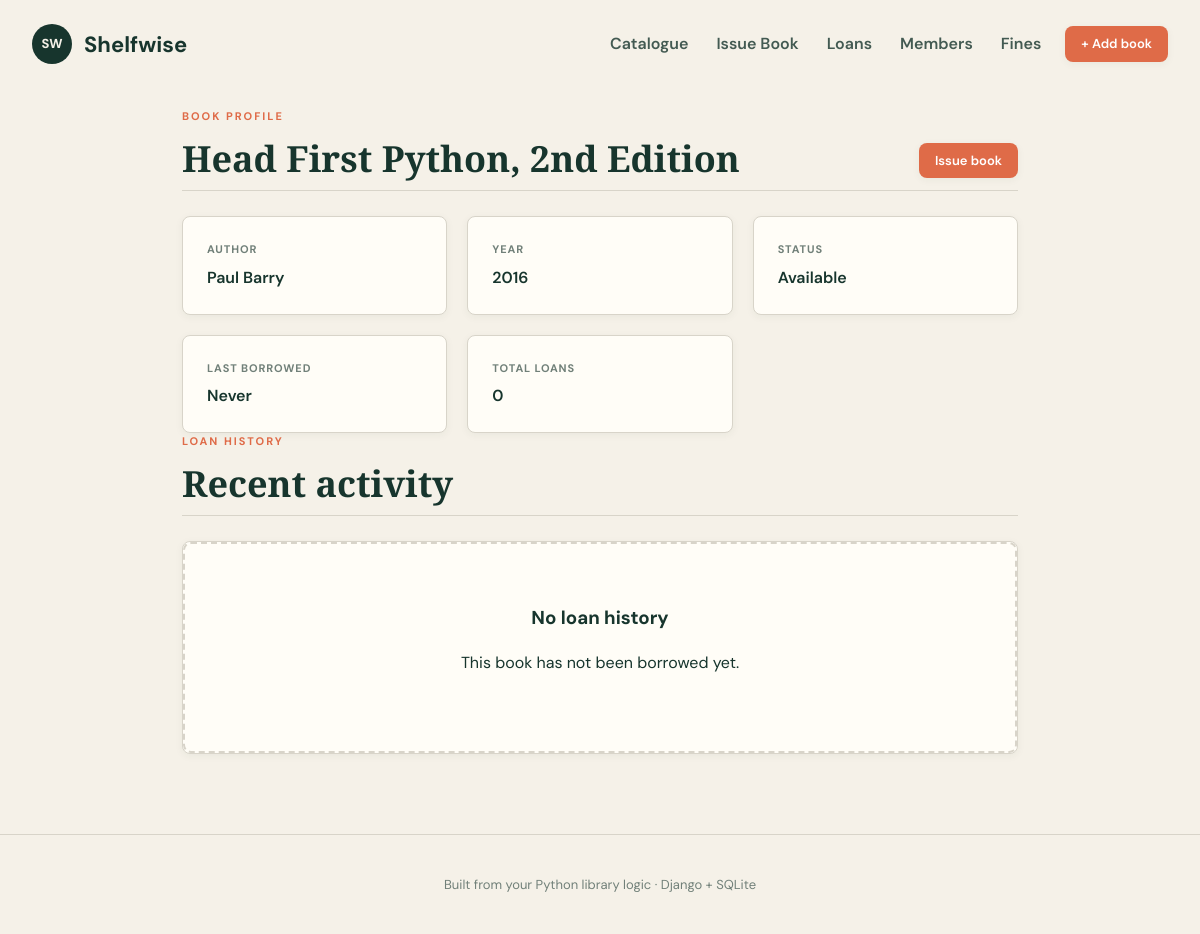
The app's page /books/5/, older data.
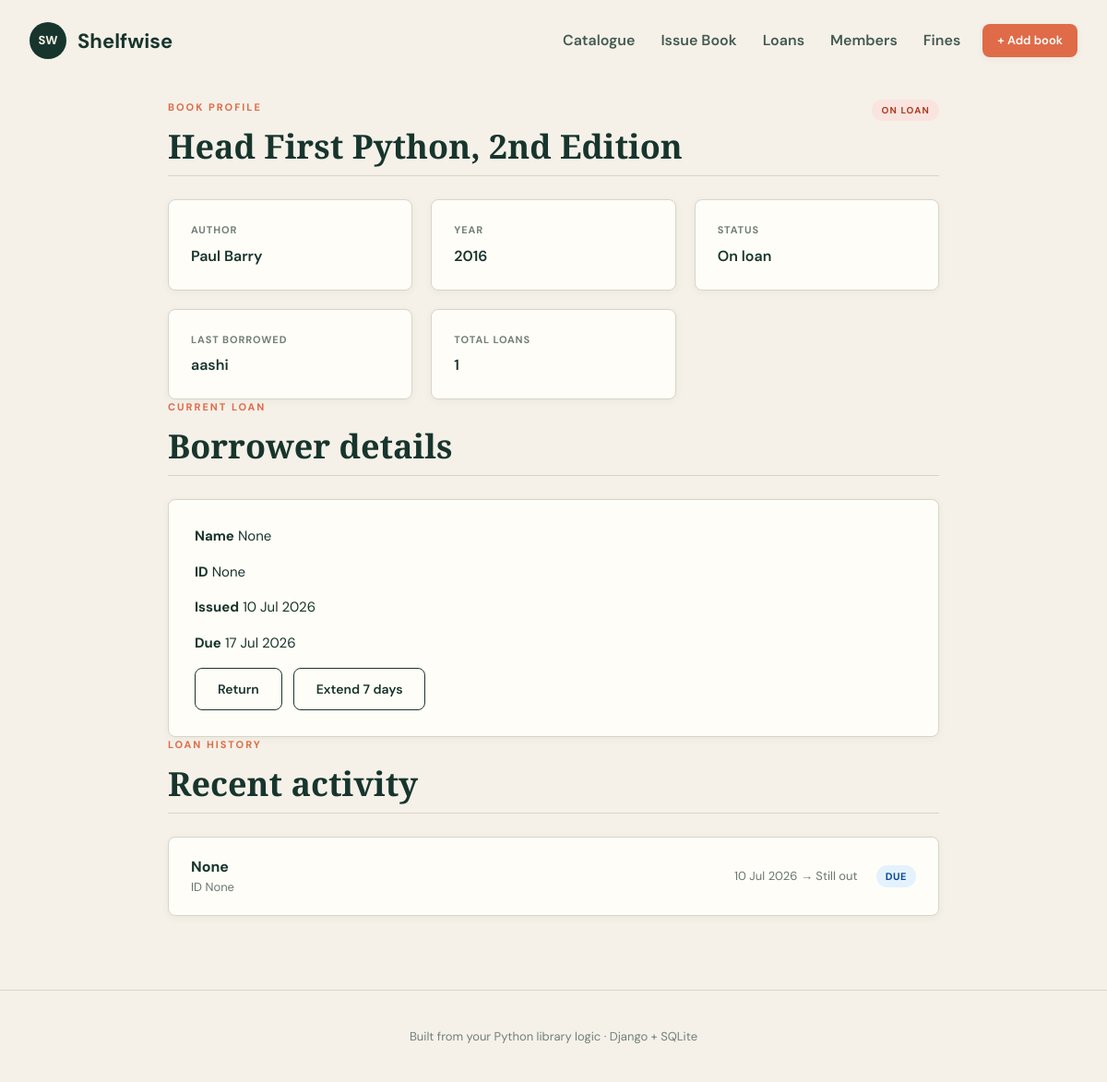
The same page, newer data.
### library/models.py (models this page shows, shortened)
class Book(models.Model):
    CATEGORY_CHOICES = [
        ("Python", "Python"),
        ("Java", "Java"),
        ("C++", "C++"),
        ("Data Science", "Data Science"),
        ("General", "General"),
    ]
    title = models.CharField(max_length=250, unique=True)
    author = models.CharField(max_length=250)
    year = models.PositiveIntegerField(blank=True, null=True)
    category = models.CharField(max_length=100, choices=CATEGORY_CHOICES, default="General")
    class Meta:
        ordering = ["title"]
    @property
    def current_loan(self):
        return self.loans.filter(returned_at__isnull=True).first()
    @property
    def last_borrower(self):
        last_loan = self.loans.order_by("-issued_at").first()
        if last_loan:
            return last_loan.member.name if last_loan.member else last_loan.borrower_name
        return None

class Loan(models.Model):
    book = models.ForeignKey(Book, related_name="loans", on_delete=models.PROTECT)
    member = models.ForeignKey(Member, related_name="loans", on_delete=models.PROTECT, null=True, blank=True)
    borrower_name = models.CharField(max_length=120, blank=True, null=True)
    borrower_id = models.CharField(max_length=50, blank=True, null=True)
    issued_at = models.DateTimeField(default=timezone.now)
    due_date = models.DateField()
    returned_at = models.DateTimeField(blank=True, null=True)
    fine_amount = models.DecimalField(max_digits=6, decimal_places=2, default=0.00)
    fine_paid = models.BooleanField(default=False)
    class Meta:
        ordering = ["-issued_at"]
    @property
    def is_overdue(self):
        return self.returned_at is None and self.due_date < timezone.localdate()
    @property
    def status(self):
        if self.returned_at:
            return "Returned"
        if self.is_overdue:
            return "Overdue"
        return "Due"

class Member(models.Model):
    member_id = models.CharField(max_length=50, unique=True)
    name = models.CharField(max_length=120)
    email = models.EmailField(blank=True, null=True)
    joined_at = models.DateField(default=timezone.localdate)
    class Meta:
        ordering = ["name"]

### library/views.py (the view)
# urls.py: path("books/<int:pk>/", views.book_detail, name="book_detail"),
def book_detail(request, pk):
    book = get_object_or_404(Book, pk=pk)
    current_loan = book.current_loan
    history = book.loans.select_related("book").order_by("-issued_at")[:8]
    return render(request, "library/book_detail.html", {
        "book": book,
        "current_loan": current_loan,
        "history": history,
    })

### templates/library/book_detail.html (shortened to what this page needs)
{% extends "base.html" %}
{% block content %}
<section class="book-detail">
  <div class="section-heading">
    <div><p class="eyebrow">BOOK PROFILE</p><h2>{{ book.title }}</h2></div>
    {% if book.current_loan %}
      <span class="status unavailable">On loan</span>
    {% else %}
      <a class="button button-small" href="{% url 'issue_book' book.pk %}">Issue book</a>
    {% endif %}
  </div>
  <div class="book-meta">
    <div>
      <p><strong>Author</strong></p>
      <p>{{ book.author }}</p>
    </div>
    <div>
      <p><strong>Year</strong></p>
      <p>{{ book.year|default:"Unknown" }}</p>
    </div>
    <div>
      <p><strong>Status</strong></p>
      <p>{% if book.current_loan %}On loan{% else %}Available{% endif %}</p>
    </div>
    <div>
      <p><strong>Last borrowed</strong></p>
      <p>{{ book.last_borrower|default:"Never" }}</p>
    </div>
    <div>
      <p><strong>Total loans</strong></p>
      <p>{{ book.loans.count }}</p>
    </div>
  </div>
  {% if book.current_loan %}
  <section class="current-loan">
    <div class="section-heading"><div><p class="eyebrow">CURRENT LOAN</p><h2>Borrower details</h2></div></div>
    <div class="loan-card">
      <p><strong>Name</strong> {{ book.current_loan.borrower_name }}</p>
      <p><strong>ID</strong> {{ book.current_loan.borrower_id }}</p>
      <p><strong>Issued</strong> {{ book.current_loan.issued_at|date:"d M Y" }}</p>
      <p><strong>Due</strong> <span class="{% if book.current_loan.is_overdue %}overdue{% endif %}">{{ book.current_loan.due_date|date:"d M Y" }}</span></p>
      <div class="loan-actions">
        <form method="post" action="{% url 'return_book' book.current_loan.pk %}">{% csrf_token %}<button class="button secondary" type="submit">Return</button></form>
        {% if not book.current_loan.is_overdue %}
        <form method="post" action="{% url 'extend_loan' book.current_loan.pk %}">{% csrf_token %}<button class="button secondary" type="submit">Extend 7 days</button></form>
        {% endif %}
      </div>
    </div>
  </section>
  {% endif %}
  <section class="history">
    <div class="section-heading"><div><p class="eyebrow">LOAN HISTORY</p><h2>Recent activity</h2></div></div>
    <div class="history-list">
      {% for loan in history %}
      <div class="history-row">
        <div>
          <strong>{{ loan.borrower_name }}</strong>
          <span>ID {{ loan.borrower_id }}</span>
        </div>
        <div>
          <span>{{ loan.issued_at|date:"d M Y" }} → {{ loan.returned_at|date:"d M Y"|default:"Still out" }}</span>
        </div>
        <div class="status-pill {{ loan.status|lower }}">{{ loan.status }}</div>
      </div>
      {% empty %}
      <div class="empty"><h3>No loan history</h3><p>This book has not been borrowed yet.</p></div>
      {% endfor %}
    </div>
  </section>
</section>
{% endblock %}

### templates/base.html (shortened to what this page needs)
{% load static %}
<!doctype html>
<html lang="en">
<head>
  <link rel="stylesheet" href="{% static 'library/style.css' %}">
</head>
<body>
  <header class="site-header">
    <a class="brand" href="{% url 'home' %}"><span>SW</span> Shelfwise</a>
    <nav class="main-nav">
      <a class="nav-link" href="{% url 'home' %}">Catalogue</a>
      <a class="nav-link" href="{% url 'issue_book_global' %}">Issue Book</a>
      <a class="nav-link" href="{% url 'loan_history' %}">Loans</a>
      <a class="nav-link" href="{% url 'members_list' %}">Members</a>
      <a class="nav-link" href="{% url 'fines_list' %}">Fines</a>
      <a class="button button-small" href="{% url 'add_book' %}">+ Add book</a>
    </nav>
  </header>
  <main>
    {% block content %}{% endblock %}
  </main>
  <footer>Built from your Python library logic · Django + SQLite</footer>
</body>
</html>

Row changes from the older to the newer data that the page shows:
shown differently, row unchanged: Book "Head First Python, 2nd Edition": last_borrower "Never" → "aashi"; loans.count "0" → "1"; current_loan.borrower_name (not shown) → "None"; current_loan.borrower_id (not shown) → "None"; current_loan.issued_at (not shown) → "10 Jul 2026"; current_loan.due_date (not shown) → "17 Jul 2026"
added Loan: borrower_name "None", borrower_id "None", issued_at "10 Jul 2026", returned_at "Still out", status "DUE"
Text that changed along with them:
text no longer shown: "Issue book Available No loan history This book has not been borrowed yet."
text now shown: "ON LOAN On loan CURRENT LOAN Borrower details Name ID Issued Due Return Extend 7 days"
